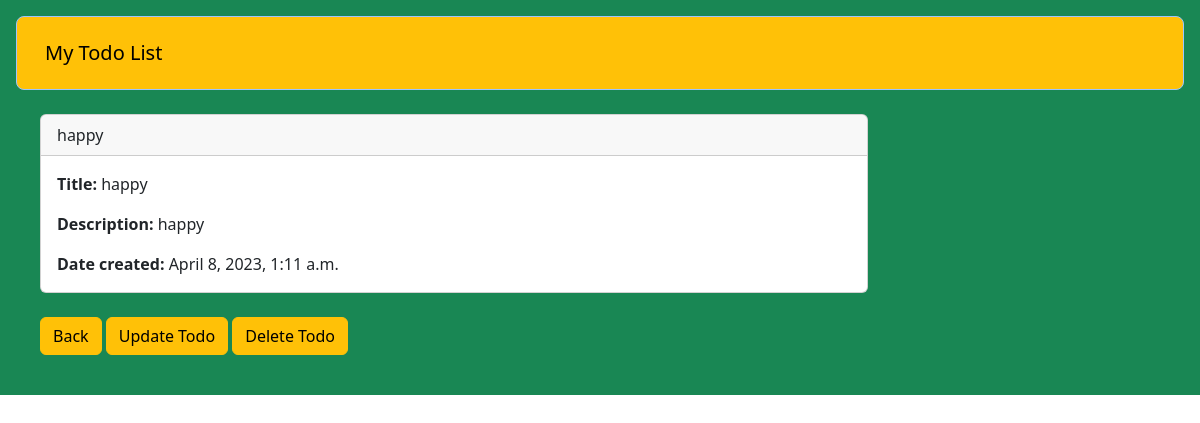
The app's page /todo_lists/3/ with its own data.
### app/models.py (models this page shows, shortened)
class Todo(models.Model):
    title = models.CharField(max_length=100)
    description = models.TextField(blank=True)
    completed = models.BooleanField(default=False)
    created_at = models.DateTimeField(auto_now_add=True)

### app/views.py (the view)
# urls.py: path('todo_lists/<int:pk>/', views.todo_lists, name='todo_lists'),
def todo_lists(request, pk):
        todo_lists=Todo.objects.get(id=pk)
        return render(request, 'todo_lists.html', {'todo_lists':todo_lists})

### app/templates/todo_lists.html (shortened to what this page needs)
<!DOCTYPE html>
<html lang="en">
<head>
    <link href="https://cdn.jsdelivr.net/npm/bootstrap@5.3.0-alpha3/dist/css/bootstrap.min.css" rel="stylesheet">
</head>
<body>
    <div class="p-3 mb-2 bg-success text-emphasis-warning">
    <nav class="navbar p-3 text-primary-emphasis bg-warning border border-primary-subtle rounded-3">
  <div class="container-fluid">
    <a class="navbar-brand" href="#">
      My Todo List
    </a>
  </div>
</nav>
<div class="col-9 mt- p-4">
    <div class="card">
    <div class="card-header">
        {{ todo_lists.title }}
    </div>
    <div class="card-body">
        <p class="card-text"> <strong> Title:</strong> {{ todo_lists.title }} </p>
        <p class="card-text"> <strong> Description: </strong> {{ todo_lists.description }} </p>
            <p class="card-text"> <strong> Date created:</strong> {{ todo_lists.created_at }} </p>
    </div>
  </div>
  <br>
  <a href="{% url 'home' %}" class="btn btn-warning"> Back </a>
  <a href="{% url 'update' todo_lists.id %}" class="btn btn-warning">Update Todo</a>
  <a href="{% url 'delete' todo_lists.id %}" class="btn btn-warning">Delete Todo</a>
    </div>
    </div>
</body>
</html>

### records on screen
Todo: title "happy", description "happy", created_at "April 8, 2023, 1:11 a.m."
